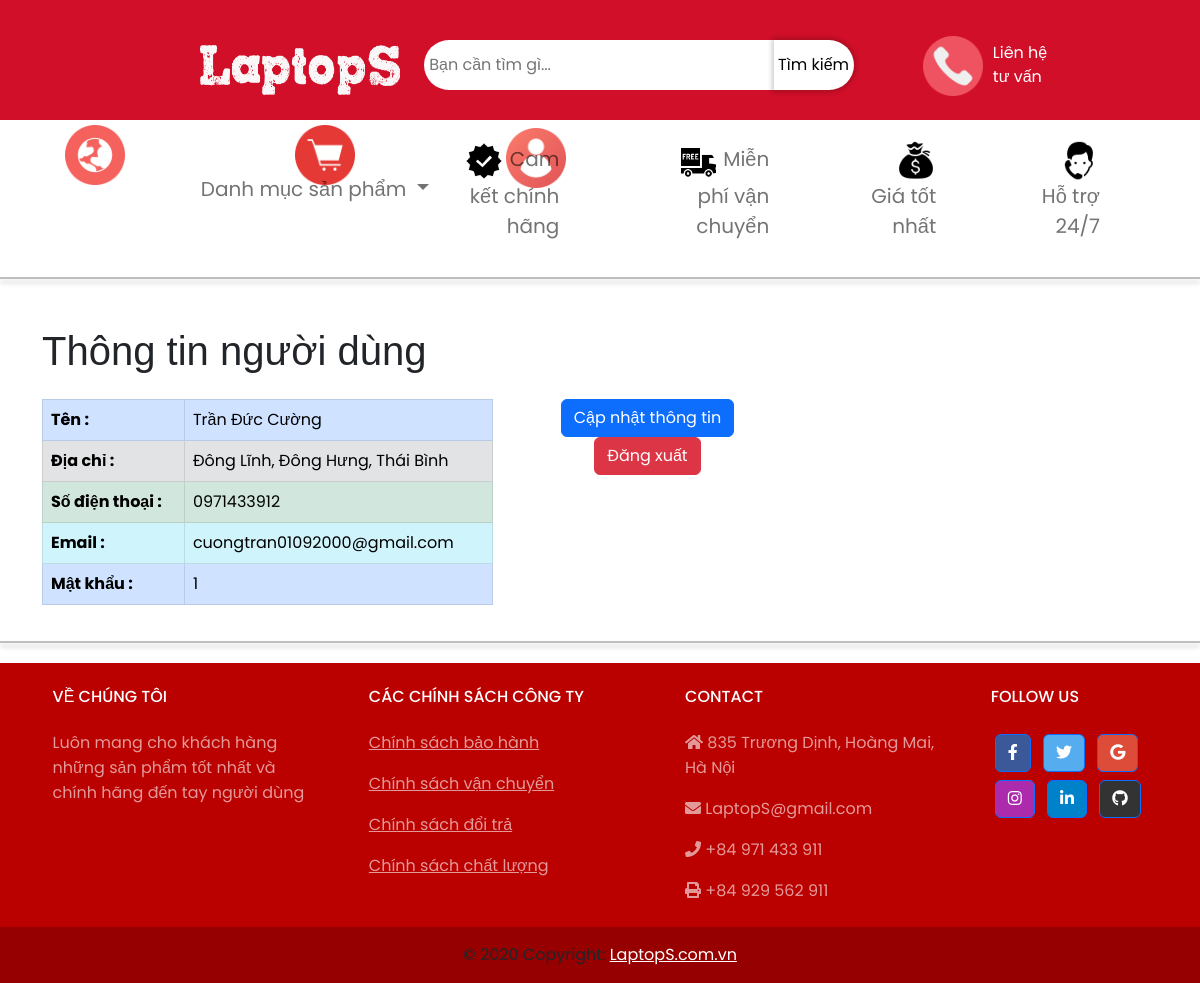
The page /user.php (signed in) on the database its author committed.
### tables this page shows
CREATE TABLE `users` (
  `user_id` int(11) NOT NULL,
  `name` varchar(255) DEFAULT NULL,
  `Address` varchar(255) DEFAULT NULL,
  `phone` varchar(20) DEFAULT NULL,
  `password` varchar(255) DEFAULT NULL,
  `email` varchar(255) DEFAULT NULL,
  `xac_thuc` varchar(50) DEFAULT NULL
);

### user.php (the view, shortened to what this page needs)
<?php
include 'header.php';
include 'connectdb.php';
$address = '';
if (isset($_SESSION['phone'])) {
    $phone = $_SESSION['phone'];
    if (isset($conn)) {
        $sql = "SELECT name, address, phone, email, password FROM users WHERE phone = '$phone'";
        $result = $conn->query($sql);
        if ($result && $result->num_rows > 0) {
            $row = $result->fetch_assoc();
            $name = $row['name'];
            $address = $row['address'];
            $phone = $row['phone'];
            $email = $row['email'];
            $password = $row['password'];
        } else {
            echo "No user information found.";
        }
    } else {
        echo "Connection not established!";
    }
} else {
    echo "Phone number not set in session!";
}
?>
<div class="container">
<h1 class="mt-5" style="font-family: 'Arial', sans-serif;">Thông tin người dùng</h1>
    <div class="row mt-4">
        <div class="col-md-5 offset-md-0">
            <?php if (isset($name)): ?>
                <table class="table table-bordered table-rounded">
                    <tbody>
                        <tr class="table-primary">
                            <th scope="row">Tên :</th>
                            <td><?php echo $name; ?></td>
                        </tr>
                        <tr class="table-secondary">
                            <th scope="row">Địa chỉ :</th>
                            <td><?php echo !empty($address) ? $address : "Chưa có thông tin"; ?></td>
                        </tr>
                        <tr class="table-success">
                            <th scope="row">Số điện thoại :</th>
                            <td><?php echo $phone; ?></td>
                        </tr>
                        <tr class="table-info">
                            <th scope="row">Email :</th>
                            <td><?php echo $email; ?></td>
                        </tr>
                        <tr class="table-primary">
                            <th scope="row">Mật khẩu :</th>
                            <td><?php echo $password; ?></td>
                        </tr>
                    </tbody>
                </table>
            <?php else: ?>
                <p>No user information available.</p>
            <?php endif; ?>
        </div>
        <div class="col-md-3">
            <div class="text-center">
                <button type="button" class="btn btn-primary mr-3" onclick="showUpdateForm()">Cập nhật thông tin</button>
                <a href="logout.php" class="btn btn-danger">Đăng xuất</a>
            </div>
        </div>
    </div>
</div>
</body>
</html>
<?php
include 'footer.php';
?>

### css/style.css (style rules this page uses)
* { padding: 0; margin: 0; box-sizing: border-box; font-family: 'poppins',sans-serif; }
.container { max-width: 800px; margin: 0 auto; }
.btn,button,input { border-radius: 35px; }
a { text-decoration: none; }
body { background-color: #dbd9d9; margin: 0; padding: 0; }

### rows shown on the page
users: name "Trần Đức Cường", Address "Đông Lĩnh, Đông Hưng, Thái Bình", phone "0971433912", email "cuongtran01092000@gmail.com", password "1"
